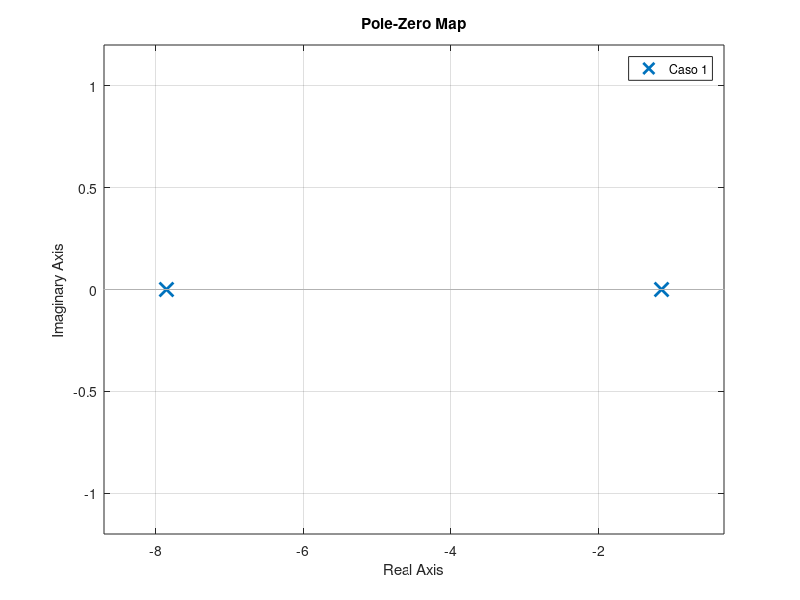

Write MATLAB code to recreate this figure. (Note: this script raises an error after producing the figure.)
%% Aula 09
s = tf('s');
% ------------------------------------------------------------------------
%% Caso 1
% R = 3;
R = 3;
G = 9/(s^2+3*R*s+9);

%% Diagrama de polos e zeros
figure(1) % cria uma nova figura e forca ser a de numero 1
pzmap(G);

lgdpz = legend('Caso 1'); % criar legenda e atribui a uma variavel para alterar posteriormente

% perfumaria {
ax1 = gca;
ax1.XLim = [-12 0.5];
ax1.YLim = [-4 4];
ax1.XGrid = 'on';
ax1.YGrid = 'on';
ax1.Children(1).Children(1).MarkerSize = 12;	% altera o tamanho do simbolo 'o' no gráfico
ax1.Children(1).Children(2).MarkerSize = 12;    % altera o tamanho do simbolo 'x' no gráfico
ax1.Children(1).Children(1).LineWidth=2;        % altera a espessura do simbolo 'o' no gráfico
ax1.Children(1).Children(2).LineWidth=2;        % altera a espessura do simbolo 'x' no gráfico
% }
%% Resposta ao degrau unitario
figure(2) % cria uma nova figura e forca ser a de numero 2
step(G);
lgdst = legend('Caso 1');

% perfumaria {
ax2 = gca;
ax2.XLim = [0 8];
grid on;
% }

% ------------------------------------------------------------------------
%% Caso 2
% R = 2;
R = 2;
G = 9/(s^2+3*R*s+9);

%% Diagrama de polos e zeros
figure(1)   % forca utilizar a figura de numero 1
hold on     % mantem o que já existe no grafico atual
pzmap(G);   % adiciona os polos e zeros na figura 1
hold off    % desabilita adicionar ao grafico atual

% perfumaria {
ax1.Children(1).Children(1).MarkerSize = 12;
ax1.Children(1).Children(2).MarkerSize = 12;
ax1.Children(1).Children(1).LineWidth=2;
ax1.Children(1).Children(2).LineWidth=2;
% }

lgdpz.String{2} = 'Caso 2';   % adiciona o Caso 2 a legenda existente
%% Resposta ao degrau unitario
figure(2)   % forca utilizar a figura de numero 2
hold on
step(G);    % adiciona a resposta ao degrau na figura 2
hold off
lgdst.String{2} = 'Caso 2';
% ------------------------------------------------------------------------
%% Caso 3
% R = 0.5;
R = 0.5;
G = 9/(s^2+3*R*s+9);

%% Diagrama de polos e zeros
figure(1)
hold on
pzmap(G);
hold off

% perfumaria {
ax1.Children(1).Children(1).MarkerSize = 12;
ax1.Children(1).Children(2).MarkerSize = 12;
ax1.Children(1).Children(1).LineWidth=2;
ax1.Children(1).Children(2).LineWidth=2;
% }

lgdpz.String{3} = 'Caso 3';   % adiciona o Caso 3 a legenda existente
%% Resposta ao degrau unitario
figure(2)
hold on
step(G);
hold off
lgdst.String{3} = 'Caso 3';
% ------------------------------------------------------------------------
%% Caso 4
% R = 0;
R = 0;
G = 9/(s^2+3*R*s+9);

%% Diagrama de polos e zeros
figure(1)
hold on
pzmap(G);
hold off

% perfumaria {
ax1.Children(1).Children(1).MarkerSize = 12;
ax1.Children(1).Children(2).MarkerSize = 12;
ax1.Children(1).Children(1).LineWidth=2;
ax1.Children(1).Children(2).LineWidth=2;
% }
lgdpz.String{4} = 'Caso 4';   % adiciona o Caso 4 a legenda existente
%% Resposta ao degrau unitario
figure(2)
hold on
step(G);
hold off
lgdst.String{4} = 'Caso 4';